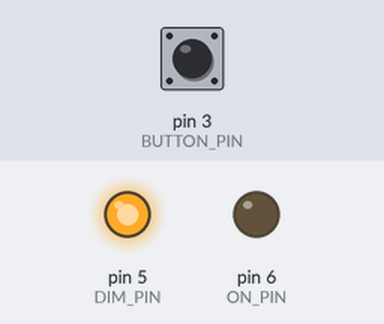
This sketch was run on a simulated Arduino Uno, built with avr-gcc and run on an emulated ATmega328P. Parts: output pins drawn as LEDs (lit = HIGH). Inputs (shaded band) come from the test bench; at power-on: pin 3 (BUTTON_PIN) HIGH.

Above: at 1.2 s.
1.3 s: pin 3 (BUTTON_PIN) pulled LOW for 0.15 s
At 3.1 s:
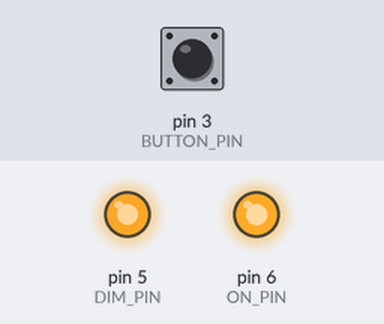
4.4 s: pin 3 (BUTTON_PIN) pulled LOW for 1 s
8.4 s: pin 3 (BUTTON_PIN) pulled LOW for 0.15 s
At 11.38 s:
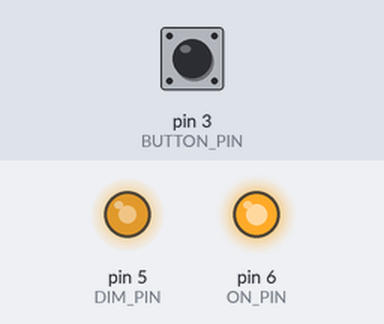
11.5 s: pin 3 (BUTTON_PIN) pulled LOW for 3.2 s
17.7 s: pin 3 (BUTTON_PIN) pulled LOW for 0.15 s
At 19.5 s:
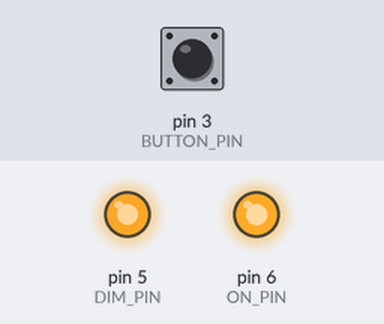
20.8 s: pin 3 (BUTTON_PIN) pulsed LOW 2 times (0.12 s each, 0.3 s apart)
At 22.2 s:
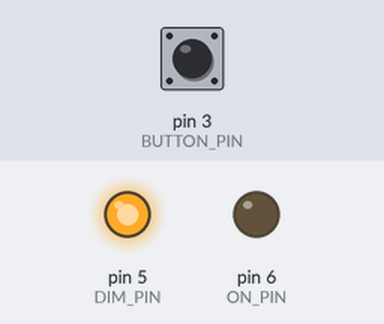
Timing chart, 0 to 24.8 s (numbered marks = the images above; inputs shaded):
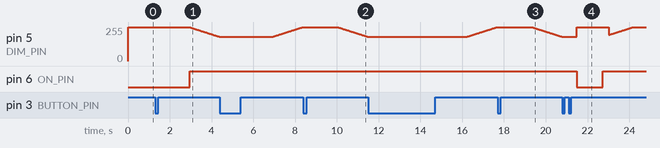

The sketch:

light.ino
```cpp
/*

Код для ардуино, управляющей светодиодным светильником
По короткому нажатию кнопки включает и выключает питание, длинное нажатие плавно изменяет яркость
Первое длинное нажатие увеличивает яркость, дальше уменьшают/увеличивают через одно
Значение яркости сохраняется в памяти, так что при следующем включении настроенный уровень яркости сохранится

*/

#include <avr/wdt.h>

// устанавливаем таймер watchdog timeout
#define WDTO_DEFAULT WDTO_4S

// пин с кнопкой, подтянут вниз
#define BUTTON_PIN 3
// пин on на материнке
#define ON_PIN 6
// пин dim на материнке
#define DIM_PIN 5

#define DECREASE 0
#define INCREASE 1
#define OFF 0
#define ON 1
#define FALSE 0
#define TRUE 1

// инвертируем значение уровня яркости, чтобы получить требуемый уровень ШИМ
#define BR_LEVEL_TO_PWM(level) ( 255 - level )

// Граничные значения яркости
const unsigned char minBrightnessLevel = 0;
const unsigned char maxBrightnessLevel = 255;

// Делей между сменой состояния на входе BUTTON_PIN и принятием решения о смене состояния кнопки
const unsigned long int stateChangeDelay = 5;
// Время короткого (для включения) и длинного (для изменения яркости) нажатия
const unsigned long int shortPressTime = 80;
const unsigned long int longPressTime = 1500;
// Задержка между тиками при изменении яркости
// весь диапазон пройдёт за (maxBrightnessLevel-minBrightnessLevel)*brightnessChangeTickTime мс
const unsigned long int brightnessChangeTickTime = 5;
// Задержка между изменением уставки яркости
const unsigned long int brightnessSetTickTime = 20;

// если 1, то сигнал на входе не соответствует логическому состоянию кнопки
volatile boolean difference = FALSE;
// момент последнего прерывания
volatile unsigned long int edgeTime = 0;
// логическое состояние кнопки
boolean buttonState = OFF;

// Флаги необработанного нажатия и отпускания
boolean pressedFlag = OFF;
boolean releasedFlag = OFF;

// Следующее действие по изменению яркости
boolean brightnessAction = INCREASE;

// момент последнего тика изменения уставки яркости
unsigned long int lastTickTime = 0;
// момент последнего тика изменения ШИМ
unsigned long int lastStepTime = 0;
// моменты логического нажатия и отпускания кнопки
unsigned long int pressTime = 0;
unsigned long int releaseTime = 0;

// уровень яркости, в который светильник включится первый раз
unsigned char savedLedBrightness = minBrightnessLevel + 1;

// состояние светодиода
boolean ledState = OFF;
// текущая яркость
unsigned char ledBrightness = minBrightnessLevel;
unsigned char outputLevel = minBrightnessLevel;

void setup() {
    wdt_reset();
    pinMode(BUTTON_PIN, INPUT);
    pinMode(ON_PIN, OUTPUT);
    attachInterrupt( digitalPinToInterrupt( BUTTON_PIN ), button_edge_detected, CHANGE);
    wdt_enable(WDTO_DEFAULT);
}

void loop() {

    wdt_reset();

    // управление светильником
    if ( millis() - lastStepTime >= brightnessChangeTickTime ) {
        lastStepTime = millis();
        if ( outputLevel < ledBrightness ) {
            outputLevel++;
        } else if ( outputLevel > ledBrightness ) {
            outputLevel--;
        }
        digitalWrite( ON_PIN, outputLevel == minBrightnessLevel ? OFF : ON );
        analogWrite( DIM_PIN, BR_LEVEL_TO_PWM( outputLevel ) );
    }

    // устранение шума от контакта кнопки
    if ( difference == TRUE ) {
        if ( ( millis() - edgeTime ) >= stateChangeDelay ) {
            buttonState = !buttonState;
            difference = FALSE;
            if ( buttonState ) {
                pressTime = millis();
                pressedFlag = ON;
                releasedFlag = OFF;
            } else {
                releaseTime = millis();
                pressedFlag = OFF;
                releasedFlag = ON;
            }
        }
    }

    // изменения яркости, если кнопка нажата долго, и прошло достаточно времени с прошлого тика
    // то яркость изменится на +-1 в зависимости от запланированного действия
    if ( pressedFlag == ON ) {
        if ( ( millis() - pressTime ) >= longPressTime ) {
            if ( ledState == OFF ) {
                ledState = ON;
                ledBrightness = savedLedBrightness;
            }
            if ( ( millis() - lastTickTime ) >= brightnessSetTickTime ) {
                if ( brightnessAction == INCREASE) {
                    if ( ledBrightness < maxBrightnessLevel ) ledBrightness++;
                } else {
                    if ( ledBrightness > minBrightnessLevel+1 ) ledBrightness--;
                }
                lastTickTime = millis();
            }
        }
    }

    // обработка отпускания кнопки
    if ( releasedFlag == ON ) {
        if ( ( releaseTime - pressTime ) >= shortPressTime ) {
            // если кнопка была нажата дольше чем время короткого нажатия,
            // и отжата раньше начала настройки яркости, то поменяется состояние светильника
            if ( ( releaseTime - pressTime ) < longPressTime ) {
                // если светильник выключился, то сохраним значение последней яркости и потушим свет
                // если светильник включился, то восстановим сохранённое значение яркости
                if ( ledState == ON ) {
                    ledState = OFF;
                    savedLedBrightness = ledBrightness;
                    ledBrightness = minBrightnessLevel;
                } else {
                    ledState = ON;
                    ledBrightness = savedLedBrightness;
                }
            } else {
                // если кнопка была нажата дольше чем время короткого нажатия,
                // и отжата позже начала настройки яркости, то поменяется запланированное действие по изменению яркости
                brightnessAction = !brightnessAction;
            }
        }
        releasedFlag = OFF;
    }

}

// обработка еджа на входе
void button_edge_detected() {

    if ( buttonState == digitalRead( BUTTON_PIN ) ) {
        difference = FALSE;
    } else {
        difference = TRUE;
    }

    edgeTime = millis();

}
```

Measured:
- after the input at 1.3 s, pin 5 (DIM_PIN): moves from 255/255 to 181/255 over 1.4 s, starting after 1.7 s; pin 6 (ON_PIN): LOW → HIGH after 1.7 s
- after the input at 8.4 s, pin 5 (DIM_PIN): moves from 254/255 to 182/255 over 1.4 s, starting after 1.7 s
- after the input at 17.7 s, pin 5 (DIM_PIN): moves from 254/255 to 181/255 over 1.4 s, starting after 1.7 s
- after the input at 20.8 s, pin 6 (ON_PIN): HIGH → LOW after 0.67 s, → HIGH 1.3 s later
